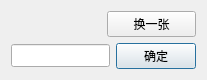
<?xml version="1.0" encoding="UTF-8"?>
<ui version="4.0">
 <class>CheckCodeDlg</class>
 <widget class="QDialog" name="CheckCodeDlg">
  <property name="geometry">
   <rect>
    <x>0</x>
    <y>0</y>
    <width>207</width>
    <height>76</height>
   </rect>
  </property>
  <property name="windowTitle">
   <string>请输入验证码</string>
  </property>
  <layout class="QVBoxLayout" name="verticalLayout">
   <item>
    <layout class="QHBoxLayout" name="horizontalLayout_2">
     <item>
      <widget class="QLabel" name="label">
       <property name="text">
        <string/>
       </property>
      </widget>
     </item>
     <item>
      <widget class="QPushButton" name="btnChange">
       <property name="text">
        <string>换一张</string>
       </property>
       <property name="autoDefault">
        <bool>false</bool>
       </property>
      </widget>
     </item>
    </layout>
   </item>
   <item>
    <layout class="QHBoxLayout" name="horizontalLayout">
     <item>
      <widget class="QLineEdit" name="lineEdit">
       <property name="font">
        <font>
         <pointsize>10</pointsize>
        </font>
       </property>
      </widget>
     </item>
     <item>
      <widget class="QPushButton" name="btnSubmit">
       <property name="text">
        <string>确定</string>
       </property>
      </widget>
     </item>
    </layout>
   </item>
  </layout>
 </widget>
 <layoutdefault spacing="6" margin="11"/>
 <resources/>
 <connections/>
</ui>
